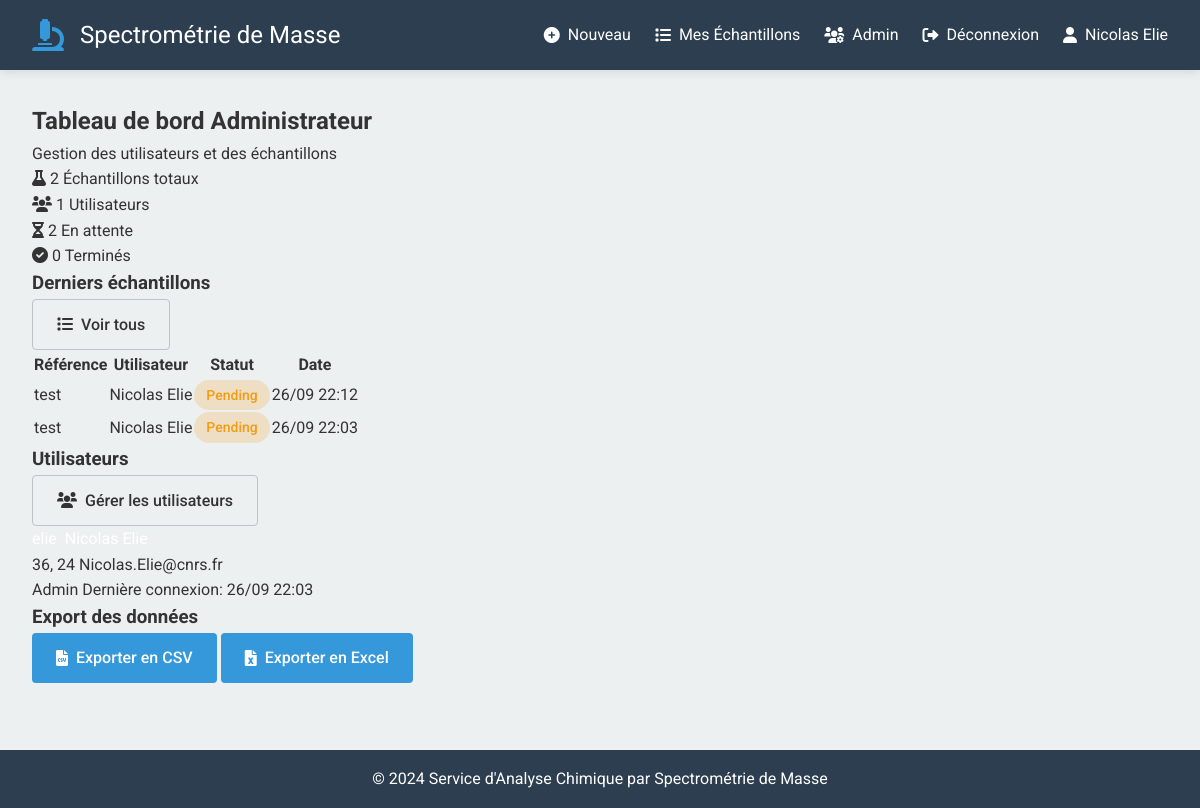
The app's page /admin/dashboard (signed in), older data.
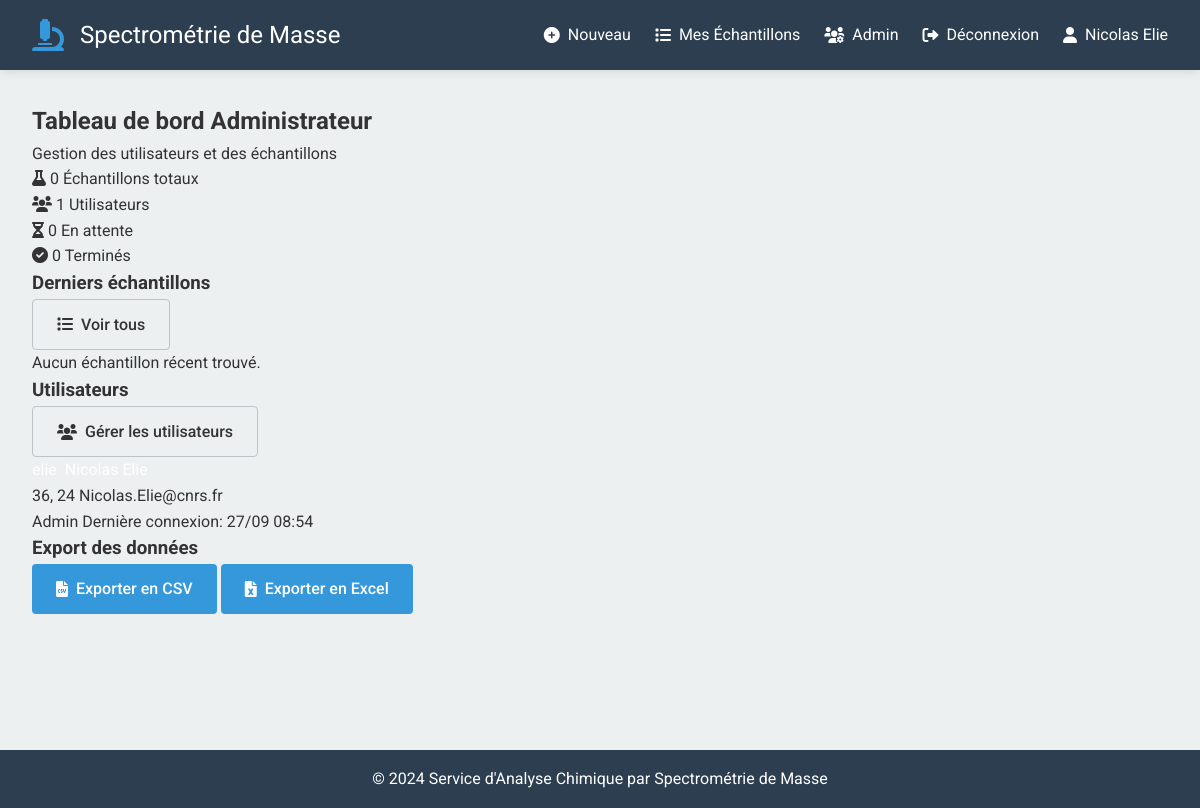
The same page, newer data.
### app/models.py (models this page shows, shortened)
class Sample(db.Model):
    id = db.Column(
        db.Uuid,
        primary_key=True,
        default=uuid.uuid4
    )
    team = db.Column(db.String(100), nullable=True)  # Équipe associée à cette analyse
    reference = db.Column(db.String(100), nullable=False)
    quantity = db.Column(db.Float, nullable=False)
    structure_file = db.Column(db.String(500), nullable=False)
    status = db.Column(db.String(50), default='pending')
    notes = db.Column(db.Text, nullable=True)
    created_at = db.Column(db.DateTime, default=datetime.utcnow)
    updated_at = db.Column(db.DateTime, default=datetime.utcnow, onupdate=datetime.utcnow)
    user_id = db.Column(db.Integer, db.ForeignKey('user.id'), nullable=False)

class User(db.Model, UserMixin):
    id = db.Column(db.Integer, primary_key=True)
    username = db.Column(db.String(80), unique=True, nullable=False)
    email = db.Column(db.String(120), unique=True, nullable=False)
    full_name = db.Column(db.String(200), nullable=True)
    teams = db.Column(db.String(100), nullable=True)
    last_team_used = db.Column(db.String(5), nullable=True)
    is_admin = db.Column(db.Boolean, default=False)
    ldap_dn = db.Column(db.String(500), nullable=True)
    last_login = db.Column(db.DateTime, nullable=True)
    created_at = db.Column(db.DateTime, default=datetime.utcnow)
    samples = db.relationship('Sample', backref='user', lazy=True)

### app/routes/admin_routes.py (the view)
@admin_bp.route('/dashboard')
@login_required
def dashboard():
    total_samples = Sample.query.count()
    total_users = User.query.count()
    pending_samples = Sample.query.filter_by(status='pending').count()
    completed_samples = Sample.query.filter_by(status='completed').count()
    recent_samples = Sample.query.order_by(desc(Sample.created_at)).limit(10).all()
    users = User.query.order_by(User.username).all()
    return render_template('admin/dashboard.html',
                         total_samples=total_samples,
                         total_users=total_users,
                         pending_samples=pending_samples,
                         completed_samples=completed_samples,
                         recent_samples=recent_samples,
                         users=users,
                         user=current_user)

### app/routes/admin_routes.py (called while the page is built)
@admin_bp.before_request
def require_admin():
    if not current_user.is_authenticated or not current_user.is_admin:
        flash('Accès réservé aux administrateurs.', 'danger')
        return redirect(url_for('main.index'))

### app/routes/auth_routes.py (called while the page is built)
@login_manager.user_loader
def load_user(user_id):
    return User.query.get(int(user_id))

### templates/admin/dashboard.html (shortened to what the changed rows need)
{% extends "base.html" %}
{% block content %}
<div class="admin-container">
    <div class="admin-header">
        <h2>Tableau de bord Administrateur</h2>
    </div>
    <div class="admin-stats">
        <div class="stat-card">
            <div class="stat-content">
				<span class="stat-icon"><i class="fas fa-flask"></i></span>
                <span class="stat-value">{{ total_samples }}</span>
                <span class="stat-label">Échantillons totaux</span>
            </div>
        </div>
        <div class="stat-card">
            <div class="stat-content">
				<span class="stat-icon"><i class="fas fa-hourglass-half"></i></span>
                <span class="stat-value">{{ pending_samples }}</span>
                <span class="stat-label">En attente</span>
            </div>
        </div>
    </div>
    <div class="admin-content">
        <div class="admin-section">
            <div class="section-header">
                <h3>Derniers échantillons</h3>
                <a href="{{ url_for('admin.all_samples') }}" class="btn btn-secondary">
                </a>
            </div>
            {% if recent_samples %}
            <div class="recent-samples-table">
                <table class="table">
                    <thead>
                        <tr>
                            <th>Référence</th>
                            <th>Utilisateur</th>
                            <th>Statut</th>
                            <th>Date</th>
                        </tr>
                    </thead>
                    <tbody>
                        {% for sample in recent_samples %}
                        <tr>
                            <td>{{ sample.reference }}</td>
                            <td>{{ sample.user.full_name }}</td>
                            <td>
                                <span class="status-badge status-{{ sample.status }}">
                                    {{ sample.status }}
                                </span>
                            </td>
                            <td>{{ sample.created_at.strftime('%d/%m %H:%M') }}</td>
                        </tr>
                        {% endfor %}
                    </tbody>
                </table>
            </div>
            {% else %}
            <p>Aucun échantillon récent trouvé.</p>
            {% endif %}
        </div>
        <div class="admin-section">
            {% if users %}
            <div class="users-list">
                {% for user in users %}
                <div class="user-card">
                    <div class="user-info">
                        <span class="user-username">{{ user.username }}</span>
                        <span class="user-fullname">{{ user.full_name }}</span>
                    </div>
                    <div class="user-details">
                        <span class="user-team">{{ user.teams }}</span>
                        <span class="user-email">{{ user.email }}</span>
                    </div>
                    <div class="user-status">
                        {% if user.is_admin %}
                            <span class="admin-badge">Admin</span>
                        {% endif %}
                        <span class="last-login">
                            Dernière connexion:
                            {% if user.last_login %}
                                {{ user.last_login.strftime('%d/%m %H:%M') }}
                            {% else %}
                                Jamais
                            {% endif %}
                        </span>
                    </div>
                </div>
                {% endfor %}
            </div>
            {% else %}
            <p>Aucun utilisateur trouvé.</p>
            {% endif %}
        </div>
    </div>
</div>
{% endblock %}

### templates/base.html (shortened to what this page needs)
<!DOCTYPE html>
<html lang="fr">
<head>
    <link rel="stylesheet" href="{{ url_for('static', filename='css/style.css') }}">
    <link rel="stylesheet" href="https://cdnjs.cloudflare.com/ajax/libs/font-awesome/6.0.0/css/all.min.css">
</head>
<body>
    <header class="header">
        <div class="header-content">
            <div class="logo">
					<i class="fas fa-microscope"></i>
					<h1><a href="{{ url_for('main.index') }}" class="nav-link">Spectrométrie de Masse</a></h1>
            </div>
            <nav class="nav">
                {% if current_user.is_authenticated %}
                    <a href="{{ url_for('main.form') }}" class="nav-link">
                        <i class="fas fa-plus-circle"></i> Nouveau
                    </a>
                    <a href="{{ url_for('main.user_samples') }}" class="nav-link">
                        <i class="fas fa-list"></i> Mes Échantillons
                    </a>
                    {% if current_user.is_admin %}
                        <a href="{{ url_for('admin.dashboard') }}" class="nav-link admin-link">
                            <i class="fas fa-users-cog"></i> Admin
                        </a>
                    {% endif %}
                    <a href="{{ url_for('auth.logout') }}" class="nav-link logout-link">
                        <i class="fas fa-sign-out-alt"></i> Déconnexion
                    </a>
                    <div class="user-info">
                        <i class="fas fa-user"></i>
                        <span>{{ current_user.full_name }}</span>
                    </div>
                {% else %}
                    <a href="{{ url_for('auth.login') }}" class="nav-link login-link">
                        <i class="fas fa-sign-in-alt"></i> Connexion
                    </a>
                {% endif %}
            </nav>
        </div>
    </header>
    <main class="main-content">
        {% block content %}{% endblock %}
    </main>
    <footer class="footer">
        <div class="footer-content">
            <p>&copy; 2024 Service d'Analyse Chimique par Spectrométrie de Masse</p>
        </div>
    </footer>
</body>
</html>

Row changes from the older to the newer data that the page shows:
removed Sample: reference "test", user.full_name "Nicolas Elie", status "Pending", created_at "26/09 22:12"
removed Sample: reference "test", user.full_name "Nicolas Elie", status "Pending", created_at "26/09 22:03"
changed User "Nicolas.Elie@cnrs.fr": last_login "26/09 22:03" → "27/09 08:54"
Text that changed along with them:
{{ total_samples }}: "2" → "0"
{{ pending_samples }}: "2" → "0"
text no longer shown: "Référence Utilisateur Statut Date"
text now shown: "Aucun échantillon récent trouvé."
